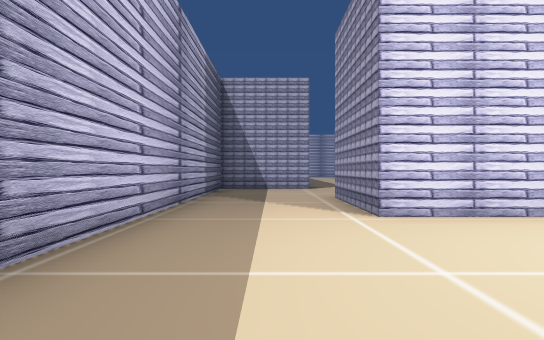
View 1 (above)

22 first-person views from a walk through a 3-D level made in the Unity game engine. The camera is 1.2 m above the floor, looks level and sees 70° across. The floor is counted in squares, 2 m on a side. Each view is taken from the middle of a square. On the plan, view 1 faces up. The plan holds only what a view shows up to about 11 squares ahead; the rest is blank. The place goes on beyond the plan. The player character is not drawn.

View 2
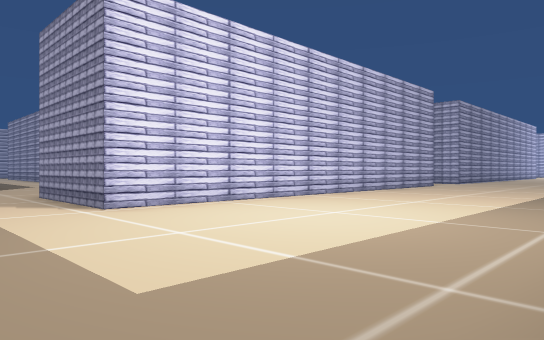

View 3
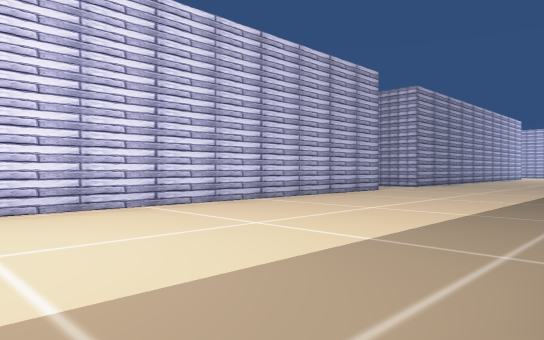

View 4
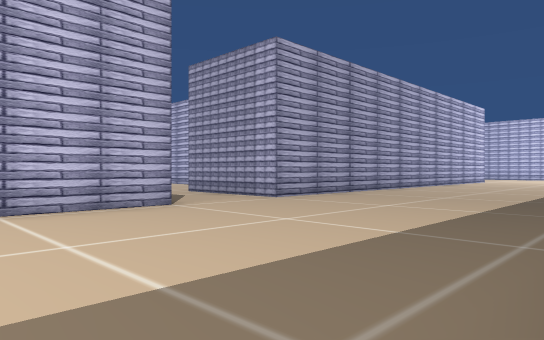

View 5
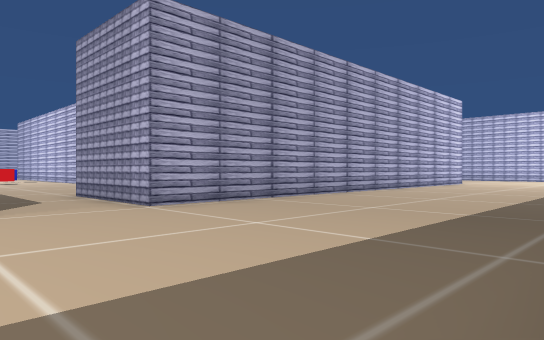

View 6
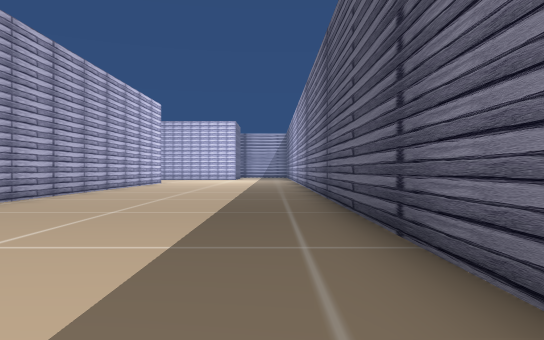

View 7
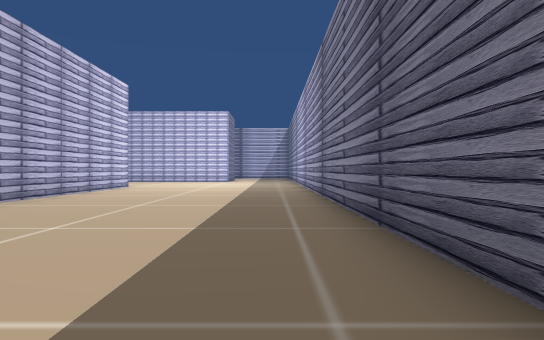

View 8
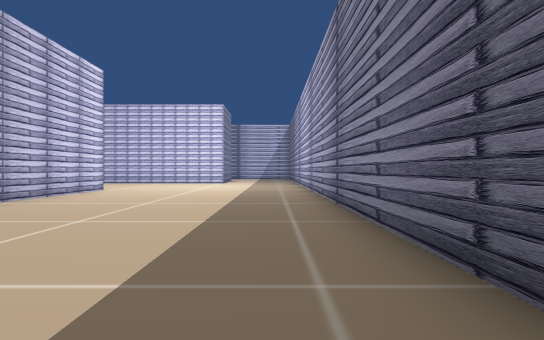

View 9
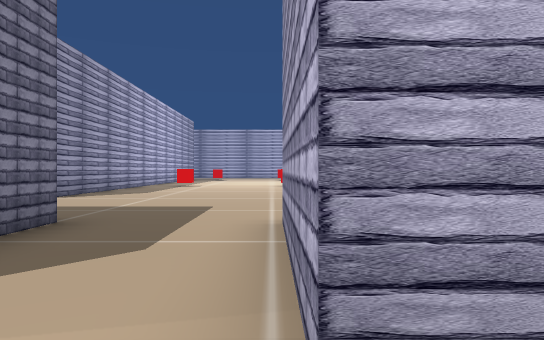

View 10
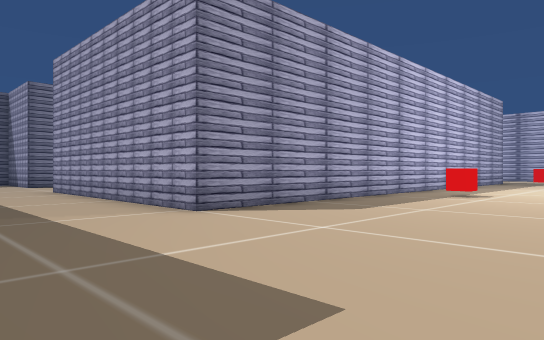

View 11
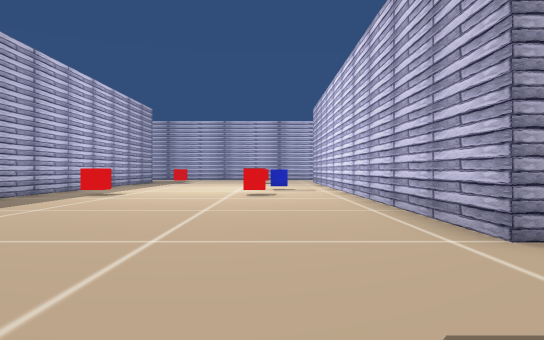

View 12
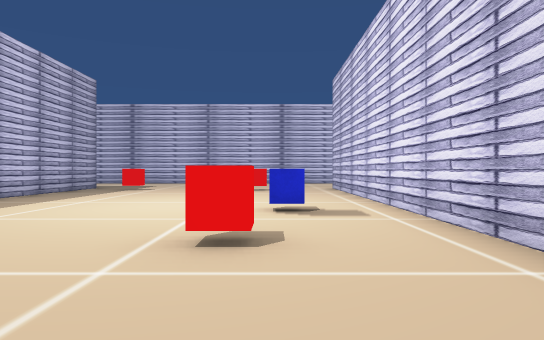

View 13
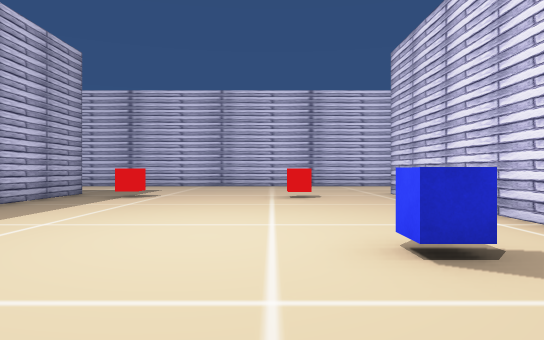

View 14
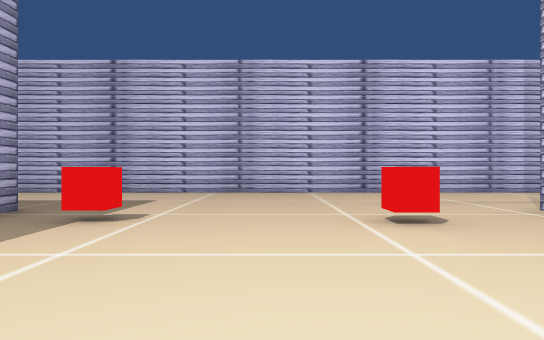

View 15
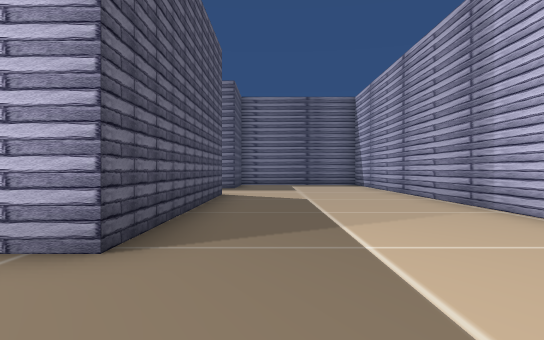

View 16
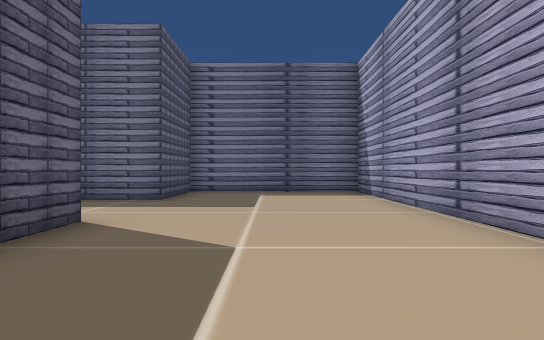

View 17
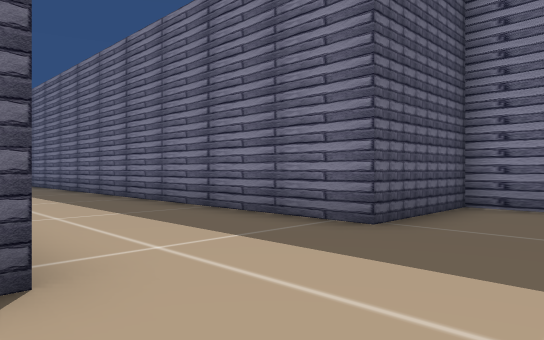

View 18
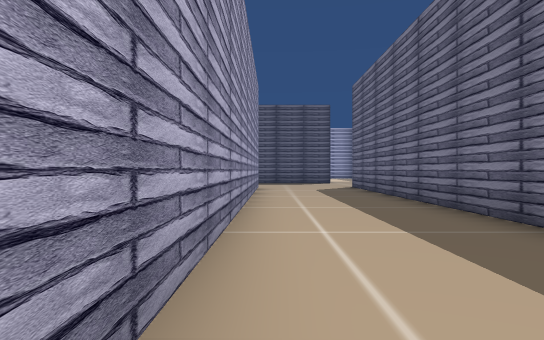

View 19
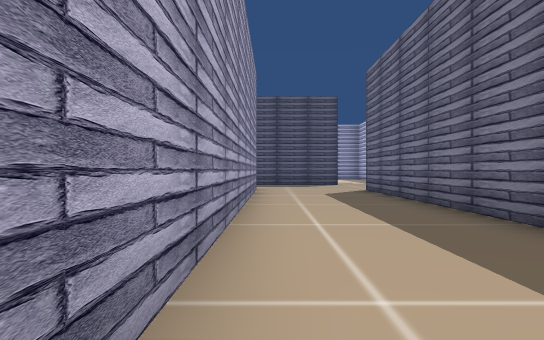

View 20
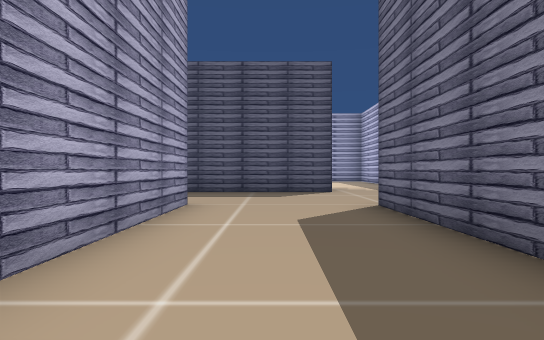

View 21
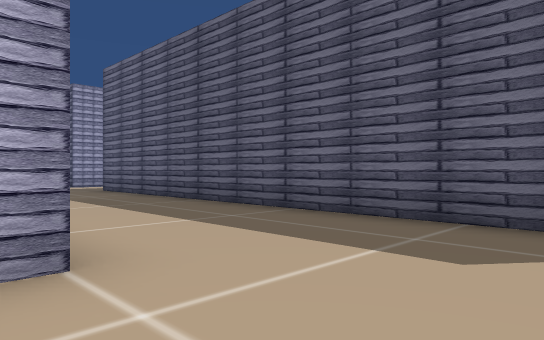

View 22
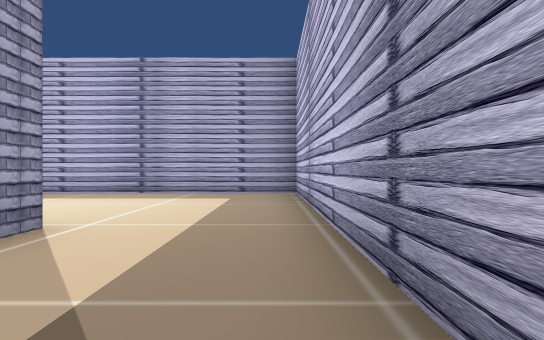

### Floor plan
Points are (right, up) in squares from view 1. A wall is a line through its corners. A room is listed if a view was taken in it or the views show most of it. See-through windows are left out.
Room 1 (views 1, 2, 3, 4, 5, 6, 7, 8, 9, 10, 11, 12, 13, 14, 15, 16, 17, 18, 19, 20, 21, 22)
walls: (11.2, 20) (11.2, 12.2) (4.5, 12.2) (4.5, 25.4); (19, 12.1) (19, 27.9); (13.5, 8.5) (13.5, 7.5); (13.6, 5) (1.4, 5) (1.4, 8.5) (13, 8.5); (4.4, 27.8) (11.2, 27.8) (11.2, 23.2); (-1.6, 10.9) (-1.6, -1.2) (5, -1.2); (14.6, -1.2) (30, -1.2); (30, 5) (16.1, 5) (16.1, 8.5); (22.2, 32.4) (-1.6, 32.4) (-1.6, 27.8) (1.2, 27.8) (1.2, 12.4)
objects: red cube (13, 18); red cube (13, 27); red cube (17, 18); blue cube (17, 21); red cube (17, 27)

Positions as (right, up) in squares from view 1, and headings:
1: (0, 0), facing up
2: (-1, -1), facing up-right
3: (3, -1), facing up-right
4: (10, -1), facing up-right
5: (13, -1), facing up-right
6: (13, 0), facing right
7: (17, 0), facing right
8: (19, 0), facing right
9: (16, 4), facing up
10: (16, 9), facing up-left
11: (17, 9), facing up
12: (17, 15), facing up
13: (16, 18), facing up
14: (15, 22), facing up
15: (14, 29), facing left
16: (9, 30), facing left
17: (5, 30), facing down-left
18: (4, 26), facing down
19: (4, 24), facing down
20: (3, 19), facing down
21: (2, 13), facing down-right
22: (-1, 9), facing down
